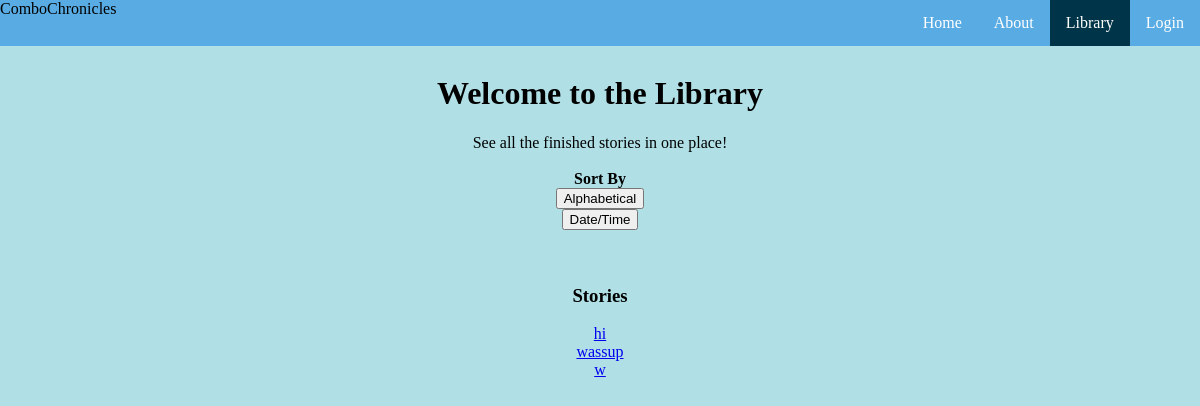
The page /library/ on the database as committed earlier.
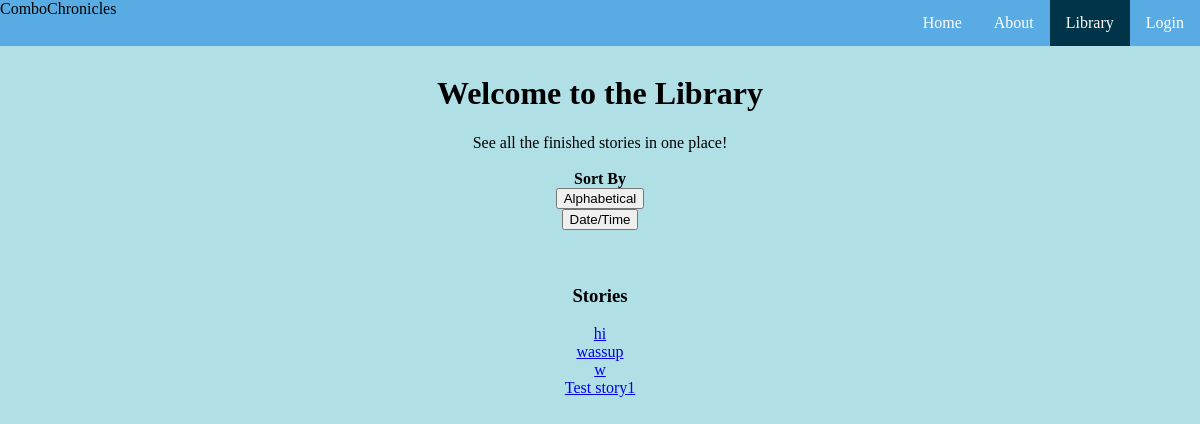
The same page on the database as committed later.
### tables this page shows
CREATE TABLE stories (storyid INTEGER PRIMARY KEY, title TEXT NOT NULL);

### app.py (the view)
@app.route("/library/", methods=['GET','POST'])
def library():
	return render_template('library.html', title = "Library", stories = functions.libraryStoriesDict())

### functions.py (called while the page is built)
def returnFinished(sortOrder):
	db = sql.connect(STORIES)
	c1 = db.cursor()
	c2 = db.cursor()
	stories = c1.execute("SELECT DISTINCT storyid FROM entries ORDER BY ? ASC" , (sortOrder,))
	storyList = []
	for story in stories:
		l = list(c2.execute("SELECT * FROM entries WHERE entries.storyid == ?" , story))
		if len(l) >= 5:
			storyList.append(story[0])
	return storyList

def libraryStoriesDict():
	db = sql.connect(STORIES)
	c = db.cursor()
	allStories = returnFinished('storyid')
	storyDict = {}
	for story in allStories:
		title = c.execute("SELECT * FROM stories WHERE storyid == ? ORDER BY storyid ASC", (story,))
		title = title.fetchone()
		storyDict[story] = title[1]
	return storyDict

### templates/library.html (shortened to what this page needs)
{% extends "index.html" %}
{% block libact %}class="active"{% endblock %}
{% block content %}
	<center>
	<h1>Welcome to the Library</h1>
		See all the finished stories in one place!
		<br>
		<br>
	<b>Sort By</b>
	<form action = "/library/alpha" method = "POST">
	    <input type="submit" name = "sort" value = "Alphabetical">
	</form>
	<form action = "/library/time" method = "POST">
	    <input type="submit" name = "sort" value = "Date/Time">
	</form>
	</center>
		<br>
		<br>
		<center>
		<h3> Stories </h3>
   		{%for key in stories%}
   		<div class="libstory_wrapper">
   		<a href="/story/{{key}}/{{stories[key]}}">{{stories[key]}}</a>
   		<br>
   		</div>
		{%endfor%}
		</center>
{% endblock %}

Rows that differ between the two databases and show on the page:
added stories: title "Test story1"
